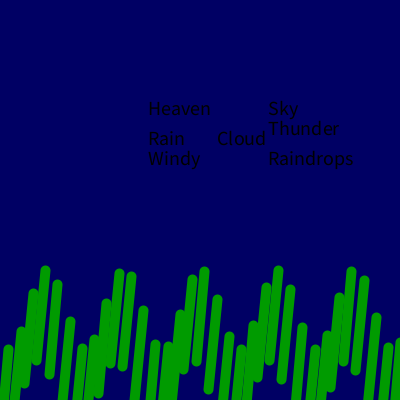
Frame 1 (no input)
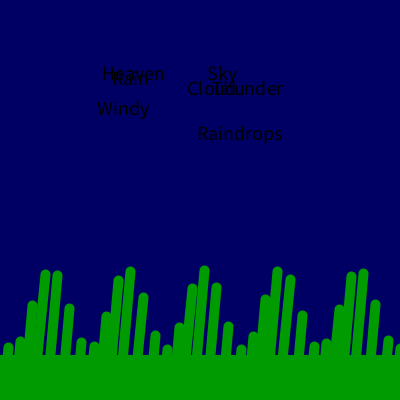
Frame 60 (the mouse pressed at the canvas centre just before this capture)
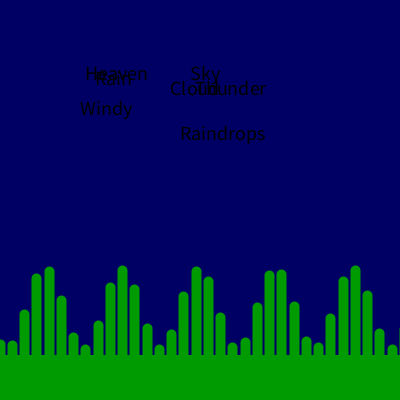
Frame 120 (the mouse held since frame 60 and released just before this capture)

The Processing sketch that drew these frames (run headless with seeded random() and noise(); from frame 60 on, the mouse is pressed at the canvas centre):

// Processing sketch: processing_175809
// ── processing_175809.pde

float counter = 0;
 int value = 0;
void setup()
{
  size(400, 400);
}
 
void draw()
{
 
  background(0, 0, 100);
 
  rect (0, 400, 800, 90);
  fill(155);
  smooth(3);
 
  counter += 0.001;
 


 
 
  float step = map(10, 0, width, 10, 100);
  float amplitude = map(height, 100, width, 20, 40);
   
 
   

{
  pushMatrix();
   
 {
   text("Thunder",10,10,10,10);
textSize(20);
fill(100,0,0);
 }


  popMatrix();





}

 pushMatrix();
 fill(0);
 textSize(20);
  text("Cloud",200+sin(millis()/1000.0)*20, 130, 60, 100);
 
  text("Sky",250+sin(millis()/1000.0)*20, 100, 120, 70);
 
  text("Heaven",130+sin(millis()/1000.0)*20, 100, 90, 70);
 text("Rain",130+sin(millis()/1000.0)*20, 130, 70, 120);
 text("Windy",130+sin(millis()/1000.0)*20, 150,100,100);
  text("Raindrops",250+sin(millis()/1000.0)*20, 150, 140,50);
  text("Thunder",250+sin(millis()/1000.0)*20, 120, 110, 80);
 
 popMatrix();
 
 
  translate(width/4, height/2);
  rectMode(CENTER);
  for (int i=0; i<100; i++ )
   
  {
 
 
    pushMatrix();
 
    translate(i*step, cos(counter+i)*amplitude);
    translate(-200, 100);
    stroke(0, 155, 0);
    strokeWeight(10);
 
    line (100+sin(millis()/1000.0)*10, 10, 100, 100);       
 
    stroke(10);
 
    popMatrix();
 
 
    counter += 0.001;
  }
  noStroke();
  fill(0, 155, 0);
}
